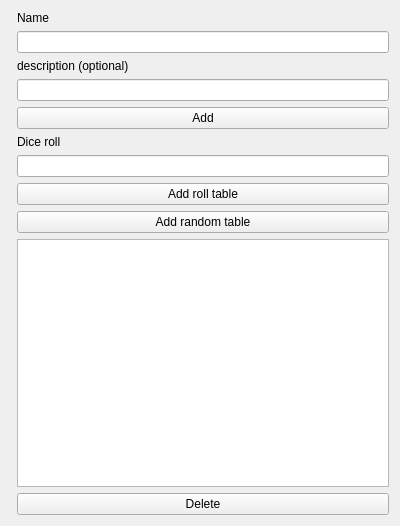
<?xml version="1.0" encoding="UTF-8"?>
<ui version="4.0">
 <class>template_attributes</class>
 <widget class="QWidget" name="template_attributes">
  <property name="geometry">
   <rect>
    <x>0</x>
    <y>0</y>
    <width>400</width>
    <height>526</height>
   </rect>
  </property>
  <property name="windowTitle">
   <string>Form</string>
  </property>
  <layout class="QFormLayout" name="formLayout">
   <item row="3" column="1">
    <widget class="QLabel" name="label_name">
     <property name="text">
      <string>Name</string>
     </property>
    </widget>
   </item>
   <item row="4" column="1">
    <widget class="QLineEdit" name="lineEdit_name"/>
   </item>
   <item row="5" column="1">
    <widget class="QLabel" name="label_description">
     <property name="text">
      <string>description (optional)</string>
     </property>
    </widget>
   </item>
   <item row="6" column="1">
    <widget class="QLineEdit" name="lineEdit_description"/>
   </item>
   <item row="7" column="1">
    <widget class="QPushButton" name="pushButton_add">
     <property name="text">
      <string>Add</string>
     </property>
    </widget>
   </item>
   <item row="9" column="1">
    <widget class="QLineEdit" name="lineEdit_dice_roll"/>
   </item>
   <item row="10" column="1">
    <widget class="QPushButton" name="pushButton_roll_table">
     <property name="text">
      <string>Add roll table</string>
     </property>
    </widget>
   </item>
   <item row="11" column="1">
    <widget class="QPushButton" name="pushButton_random_table">
     <property name="text">
      <string>Add random table</string>
     </property>
    </widget>
   </item>
   <item row="12" column="1">
    <widget class="QTreeView" name="treeView"/>
   </item>
   <item row="8" column="1">
    <widget class="QLabel" name="label_roll_table">
     <property name="text">
      <string>Dice roll</string>
     </property>
    </widget>
   </item>
   <item row="13" column="1">
    <widget class="QPushButton" name="pushButton_delete">
     <property name="text">
      <string>Delete</string>
     </property>
    </widget>
   </item>
  </layout>
 </widget>
 <resources/>
 <connections/>
</ui>
